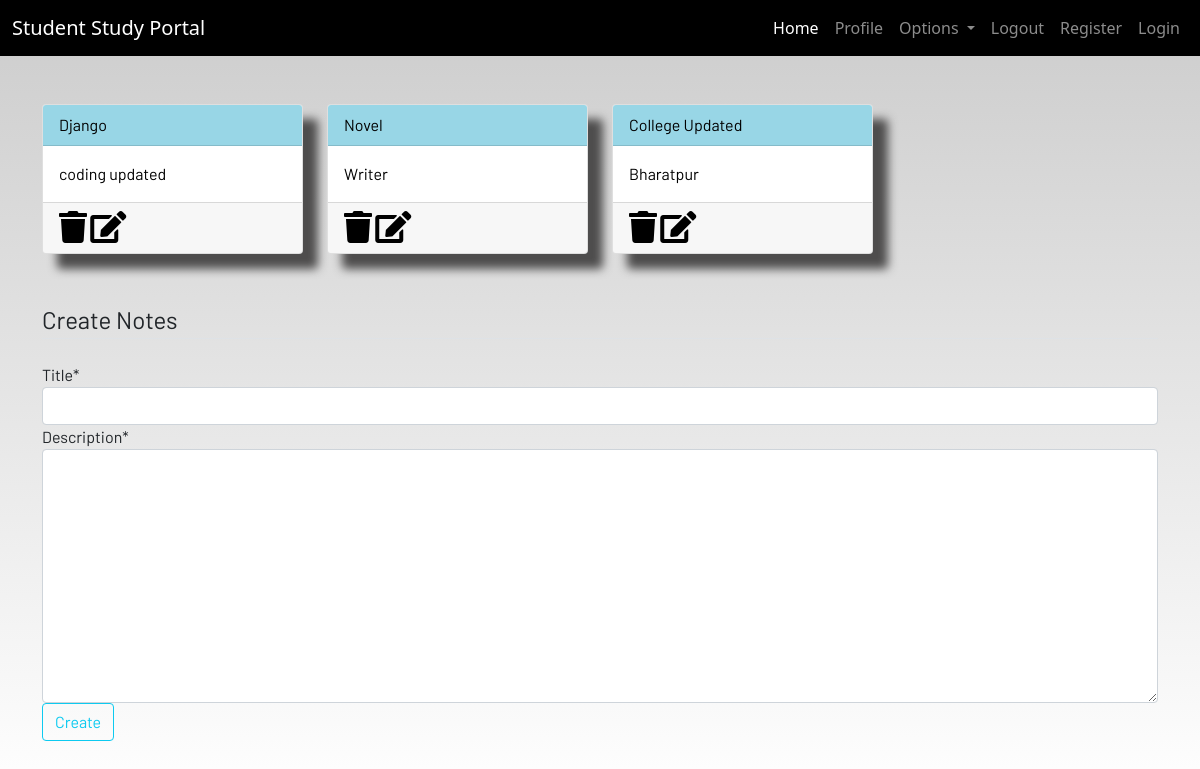
Screenshot of /notes/ (signed in) with the database file from the repository.
### myapp/models.py (models this page shows, shortened)
class Notes(models.Model):
    user = models.ForeignKey(User, on_delete=models.CASCADE)
    title = models.CharField(max_length=100)
    description = models.TextField()

### myapp/views.py (the view, shortened to what this page needs)
# urls.py: path('notes/', views.notes, name="notes"),
@login_required
def notes(request):
    form = CreateNote()
    notes = Notes.objects.filter(user=request.user)
    context = {
        'notes': notes,
        'form': form
    }
    return render(request, 'dashboard/notes.html', context)

### myapp/forms.py
class CreateNote(forms.ModelForm):
    class Meta:
        model = Notes
        fields = ['title', 'description']

### templates/dashboard/notes.html
{% extends 'dashboard/base.html' %}
{% load static %}
{% load crispy_forms_tags %}
{% block content %}
<div class="container">
    <div class="row">
    {% for note in notes %}
        <div class="col-md-3">
            <a href="/note-detail/{{note.id}}">
                <div class="card">
                    <div class="card-header">{{note.title}}</div>
                    <div class="card-body">{{note.description|slice:"0:50"}}</div>
                    <div class="card-footer mt-auto "><a href="/note-delete/{{note.id}}">
                            <i class="fa fa-trash fa-2x"></i></a>
                   <a href="/note-update/{{note.id}}">
                            <i class="fa fa-edit fa-2x"></i></a>
                    </div>
                </div>
            </a>
        </div>
        <br><br>
{% endfor %}
    </div>
</div>
<br><br>
<div class="container">
    <form method="POST"> {% csrf_token %}
        <fieldset class="form-group">
            <legend class="border-bottom mb-4">Create Notes</legend>
        </fieldset>
        {{form|crispy}}
        <div class="form-group">
            <button href="" class="btn btn-outline-info" type="submit">
                Create
            </button>
        </div>
    </form>
</div>
{% endblock content %}

### static/css/main.css (style rules this page uses)
html { scroll-behavior: smooth; height: 100%; width: 100%; }
.card { box-shadow: 15px 15px 10px rgb(78, 77, 77); }
a { text-decoration: none !important; color: black; }
.card-header { color: black !important; background: rgb(152, 214, 230) !important; transition: 0.3s ease-in; }
html, body { max-width: 100%; overflow-x: hidden; height: 100%; width: 100%; }
body { background: linear-gradient(rgba(0, 0, 0, 0.2), rgba(255, 255, 255, 0.5)); overflow-x: hidden; background-repeat: no-repeat; }
.card-header { background-color: rgb(133, 204, 231); }
.col-md-3 .card { width: 100%; height: 100%; }
.fa { color: black; }

### rows the page displays
Notes: title "Django", description "coding updated"
Notes: title "Novel", description "Writer"
Notes: title "College Updated", description "Bharatpur"
